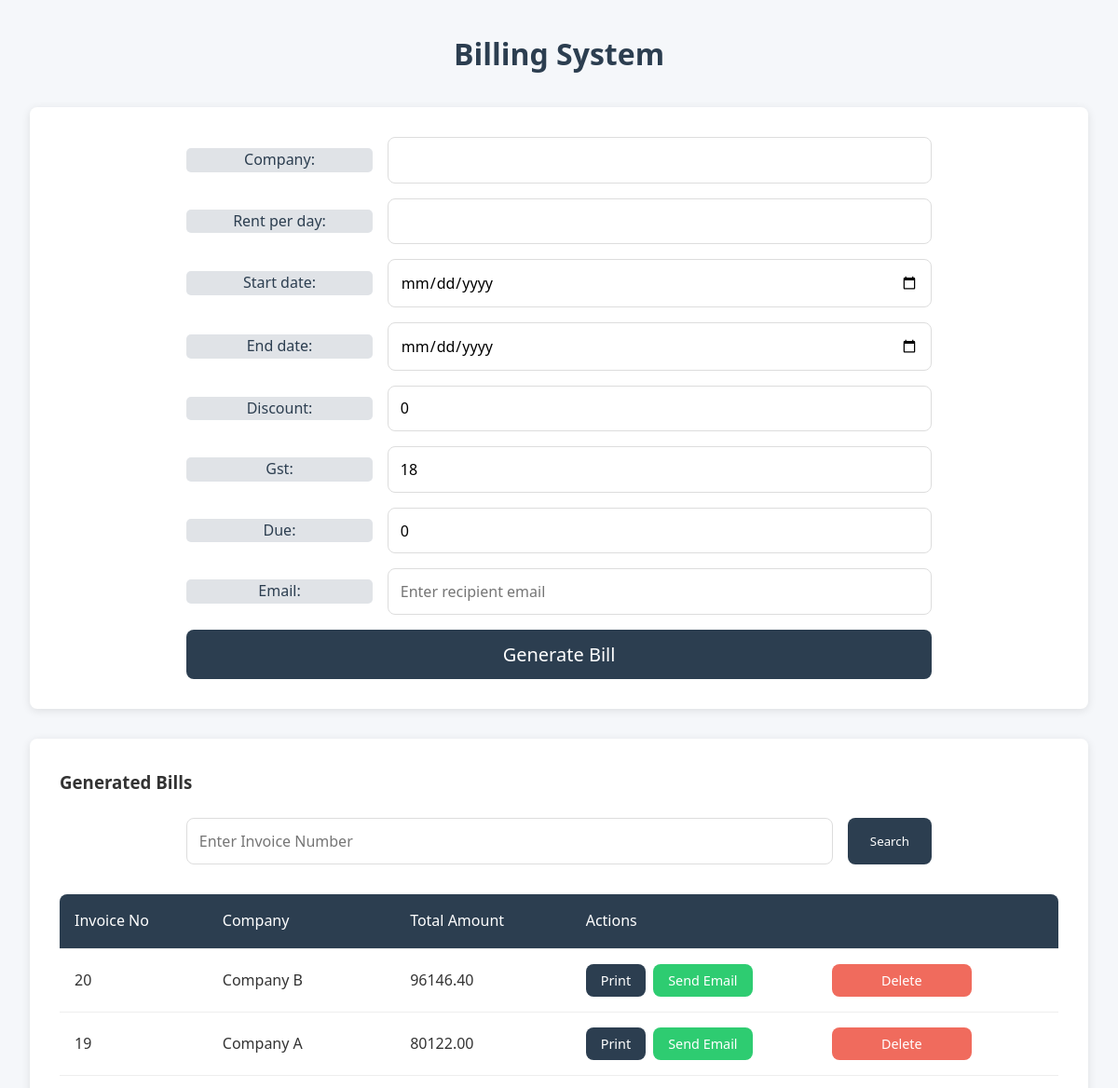
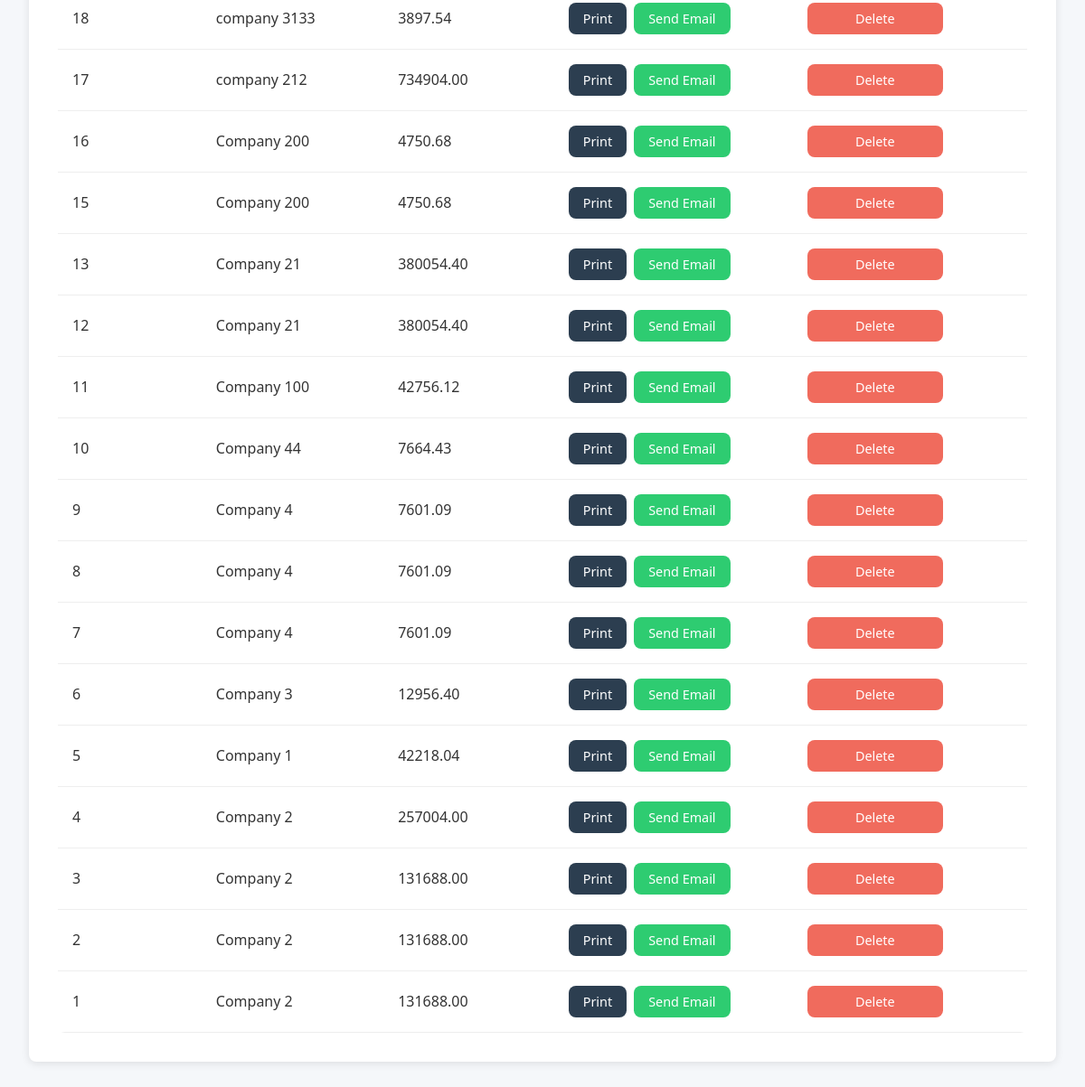
The page / on the database its author committed (2 pictures, top to bottom).
### billing/models.py (models this page shows, shortened)
class Invoice(models.Model):
    invoice_number = models.AutoField(primary_key=True)
    company = models.CharField(max_length=255)
    rent_per_day = models.DecimalField(max_digits=10, decimal_places=2)
    start_date = models.DateField()
    end_date = models.DateField()
    discount = models.DecimalField(max_digits=5, decimal_places=2, default=0)
    gst = models.DecimalField(max_digits=5, decimal_places=2, default=18)
    due = models.DecimalField(max_digits=10, decimal_places=2, default=0)
    email = models.EmailField()
    def total_amount(self):
        days = (self.end_date - self.start_date).days + 1
        base_amount = days * self.rent_per_day
        discount_amount = (base_amount * self.discount) / 100
        gst_amount = ((base_amount - discount_amount) * self.gst) / 100
        return round(base_amount - discount_amount + gst_amount, 2)

### billing/views.py (the view)
# urls.py: path('', invoice_form, name='invoice_form'),
def invoice_form(request):
    form = InvoiceForm()
    invoices = Invoice.objects.all().order_by('-invoice_number')
    if request.method == 'POST':
        form = InvoiceForm(request.POST)
        if form.is_valid():
            invoice = form.save()
            return redirect('invoice_detail', invoice_id=invoice.invoice_number)  # Redirect instead of render
    return render(request, 'billing/invoice_form.html', {'form': form, 'invoices': invoices})

### billing/forms.py
class InvoiceForm(forms.ModelForm):
    class Meta:
        model = Invoice
        fields = ['company', 'rent_per_day', 'start_date', 'end_date', 'discount', 'gst', 'due', 'email']
        widgets = {
            'start_date': forms.DateInput(attrs={'type': 'date'}),
            'end_date': forms.DateInput(attrs={'type': 'date'}),
            'email': forms.EmailInput(attrs={'placeholder': 'Enter recipient email'}),
        }

### templates/billing/invoice_form.html (shortened to what this page needs)
<!DOCTYPE html>
<html lang="en">
<head>
</head>
<body>
    <div class="container">
        <div class="header">
            <h2>Billing System</h2>
        </div>
        <div class="card">
            <form id="invoiceForm" method="POST">
                {{ form.as_p }}
                <div class="form-actions" style="width: 100%;">
                    <button type="submit" style="width: 100%; font-size:20px;">Generate Bill</button>
                </div>
            </form>
        </div>
        <div class="card">
            <h3>Generated Bills</h3>
            <div class="search-container">
                <input type="text" id="searchInvoice" placeholder="Enter Invoice Number">
                <button onclick="searchInvoice()">Search</button>
            </div>
            <div class="table-container">
                <table>
                    <thead>
                        <tr>
                            <th>Invoice No</th>
                            <th>Company</th>
                            <th>Total Amount</th>
                            <th>Actions</th>
                        </tr>
                    </thead>
                    <tbody>
                        {% for invoice in invoices %}
                        <tr>
                            <td>{{ invoice.invoice_number }}</td>
                            <td>{{ invoice.company }}</td>
                            <td>{{ invoice.total_amount }}</td>
                            <td class="actions">
                                <button onclick="printInvoice('{{ invoice.invoice_number }}')">Print</button>
                                <button class="success" onclick="sendEmail('{{ invoice.invoice_number }}')">Send Email</button>
                                <form action="{% url 'delete_invoice' invoice.invoice_number %}" method="POST" style="display: inline;">
                                    <button type="submit" class="delete-btn" onclick="return confirm('Are you sure you want to delete this invoice?');">
                                        Delete
                                    </button>
                                </form>
                            </td>
                        </tr>
                        {% endfor %}
                    </tbody>
                </table>
            </div>
        </div>
    </div>
</body>
</html>

### templates/billing/invoice_form.html (style rules this page uses)
:root { --primary-color: #2c3e50; --secondary-color: #3498db; --success-color: #2ecc71; --background-color: #f5f7fa; --border-radius: 8px; --box-shadow: 0 2px 10px rgba(0, 0, 0, 0.1); }
* { margin: 0; padding: 0; box-sizing: border-box; font-family: 'Segoe UI', Tahoma, Geneva, Verdana, sans-serif; }
body { background-color: var(--background-color); color: #333; line-height: 1.6; padding: 2rem; }
.container { max-width: 1200px; margin: 0 auto; }
.header { text-align: center; margin-bottom: 2rem; }
.header h2 { color: var(--primary-color); font-size: 2rem; margin-bottom: 0.5rem; }
.card { background: white; border-radius: var(--border-radius); box-shadow: var(--box-shadow); padding: 2rem; margin-bottom: 2rem; }
form { max-width: 800px; margin: 0 auto; }
form p { display: grid; grid-template-columns: 200px 1fr; gap: 1rem; align-items: center; margin-bottom: 1rem; }
label { font-weight: 500; color: var(--primary-color); text-align: center; background-color: #e0e3e7; border-radius: 5px; }
input, select { width: 100%; padding: 0.8rem; border: 1px solid #ddd; border-radius: var(--border-radius); font-size: 1rem; transition: all 0.3s ease; }
.form-actions { grid-column: 2; margin-top: 1rem; }
.search-container { display: grid; grid-template-columns: 1fr auto; gap: 1rem; margin-bottom: 1.5rem; max-width: 800px; margin: 1.5rem auto; }
button { background-color: var(--primary-color); color: white; border: none; cursor: pointer; font-weight: 500; padding: 0.8rem 1.5rem; border-radius: var(--border-radius); transition: all 0.3s ease; }
button.success { background-color: var(--success-color); }
.table-container { overflow-x: auto; margin-top: 2rem; }
table { width: 100%; border-collapse: collapse; background: white; border-radius: var(--border-radius); overflow: hidden; }
th, td { padding: 1rem; text-align: left; border-bottom: 1px solid #eee; }
th { background-color: var(--primary-color); color: white; font-weight: 500; }
.actions { display: flex; gap: 0.5rem; }
.actions button { padding: 0.5rem 1rem; font-size: 0.9rem; }
form button[type="submit"] { grid-column: 2; justify-self: start; min-width: 150px; }
.delete-btn { background-color: #f06b5d; color: white; }

### rows shown on the page
Invoice: invoice_number "20", company "Company B", total_amount "96146.40"
Invoice: invoice_number "19", company "Company A", total_amount "80122.00"
Invoice: invoice_number "18", company "company 3133", total_amount "3897.54"
Invoice: invoice_number "17", company "company 212", total_amount "734904.00"
Invoice: invoice_number "16", company "Company 200", total_amount "4750.68"
Invoice: invoice_number "15", company "Company 200", total_amount "4750.68"
Invoice: invoice_number "13", company "Company 21", total_amount "380054.40"
Invoice: invoice_number "12", company "Company 21", total_amount "380054.40"
Invoice: invoice_number "11", company "Company 100", total_amount "42756.12"
Invoice: invoice_number "10", company "Company 44", total_amount "7664.43"
Invoice: invoice_number "9", company "Company 4", total_amount "7601.09"
Invoice: invoice_number "8", company "Company 4", total_amount "7601.09"
Invoice: invoice_number "7", company "Company 4", total_amount "7601.09"
Invoice: invoice_number "6", company "Company 3", total_amount "12956.40"
Invoice: invoice_number "5", company "Company 1", total_amount "42218.04"
Invoice: invoice_number "4", company "Company 2", total_amount "257004.00"
Invoice: invoice_number "3", company "Company 2", total_amount "131688.00"
Invoice: invoice_number "2", company "Company 2", total_amount "131688.00"
Invoice: invoice_number "1", company "Company 2", total_amount "131688.00"
